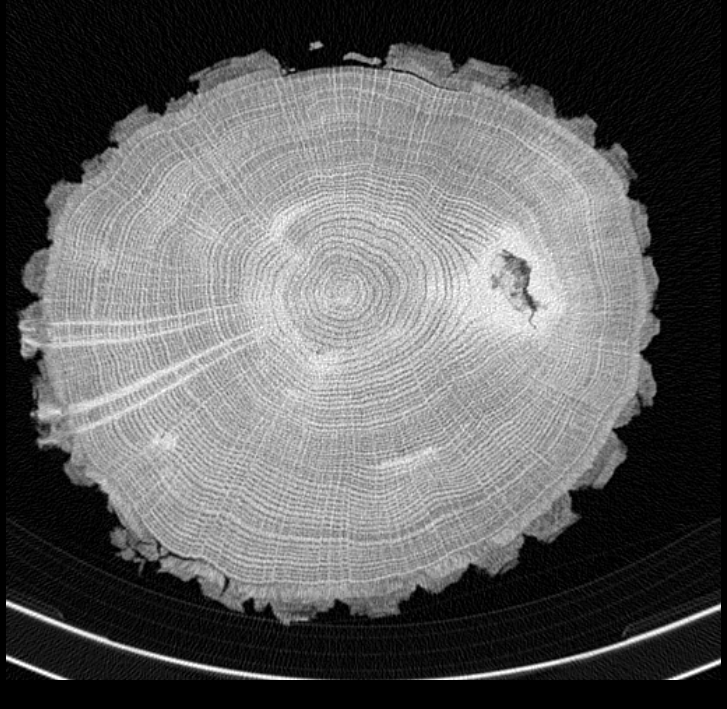
#> input picture images/challenge_bark_boundary.png, 727 x 709 px
$ python -i seg_common.py   (imports and definitions only)   (older library calls are emulated)
#> lines starting #> are read from the running program, lines starting #| are printed output that depends on the picture; after the words box and inside, x2 and y2 are one past the last pixel; in counts of white or black regions, pixels touching at a corner belong together
#> further down, picture is the input picture: shape (709, 727, 3); min 0, max 255, mean 95.2
import cv2
import numpy as np
import improutils as iu


def to_binary(mask):
    return np.where(mask > 0, 255, 0).astype(np.uint8)


# [4 lines left out: function apply_clahe, not called in this run]

def kmeans_brightness_labels(image, k=4, attempts=3, seed=42):
    """Run deterministic K-means and return labels sorted by cluster brightness.

    Label meaning for ``k=4`` after sorting:
    0 darkest, 1 second darkest, 2 second brightest, 3 brightest.
    """
    pixels = image.reshape((-1, 3)).astype(np.float32)
    criteria = (cv2.TERM_CRITERIA_EPS + cv2.TERM_CRITERIA_MAX_ITER, 10, 1.0)

    cv2.setRNGSeed(int(seed))
    _, labels, centers = cv2.kmeans(
        pixels,
        int(k),
        None,
        criteria,
        int(attempts),
        cv2.KMEANS_PP_CENTERS,
    )

    brightness = np.sum(centers, axis=1)
    sort_indices = np.argsort(brightness)
    sorted_centers = centers[sort_indices]

    rank_map = np.zeros(int(k), dtype=np.int32)
    for new_id, old_id in enumerate(sort_indices):
        rank_map[old_id] = new_id

    sorted_labels = rank_map[labels.flatten()].reshape(image.shape[:2])
    return sorted_labels, sorted_centers


def mask_from_cluster_ids(sorted_labels, cluster_ids, valid_mask=None):
    """Build a binary mask from selected sorted K-means cluster ids."""
    if np.isscalar(cluster_ids):
        cluster_ids = [int(cluster_ids)]
    else:
        cluster_ids = list(cluster_ids)
    mask = np.isin(sorted_labels, cluster_ids).astype(np.uint8) * 255

    if valid_mask is not None:
        valid_mask_bin = np.where(valid_mask > 0, 255, 0).astype(np.uint8)
        mask = cv2.bitwise_and(mask, valid_mask_bin)

    return mask


# [37 lines left out: function fourier_bandpass_filter, not called in this run]


def segment_using_superpixels_and_kmeans(
    img,
    k=4,
    attempts=1,
    seed=42,
    kmeans_labels=None,
    region_size=20,
    ruler=50.0,
):
#> called with k = 4, attempts = 1, seed = 42, region_size = 20, ruler = 50
    if kmeans_labels is None:
        kmeans_labels = [0]

    if img.ndim == 2:
        img = cv2.cvtColor(img, cv2.COLOR_GRAY2BGR)

    blurred = cv2.GaussianBlur(img, (9, 9), 0)
    slic = cv2.ximgproc.createSuperpixelSLIC(
        blurred,
        algorithm=cv2.ximgproc.SLIC,
        region_size=int(region_size),
        ruler=float(ruler),
    )
    slic.iterate(10)

    labels = slic.getLabels()
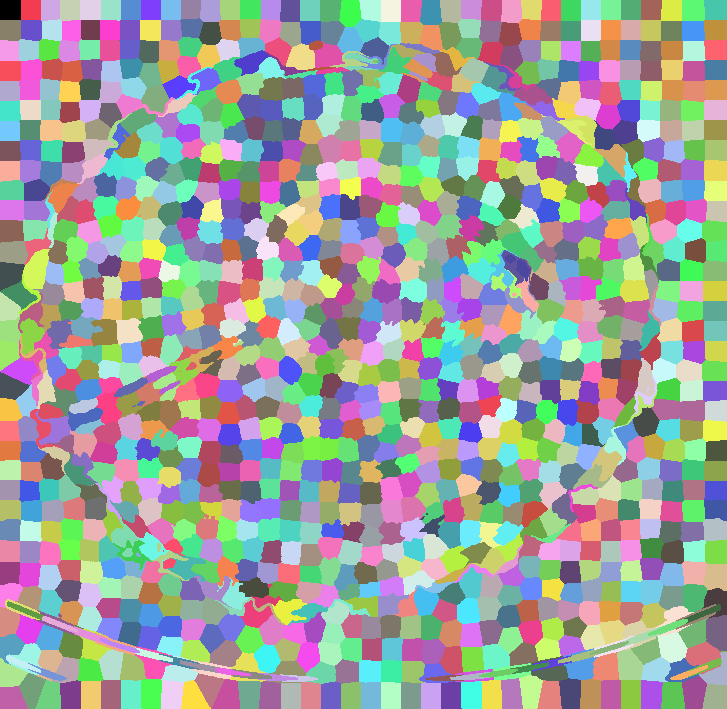
#> labels: shape (709, 727) int32; 1260 distinct labels, from 0 to 1259; one colour per label, 0 black
    n_sp = slic.getNumberOfSuperpixels()
#> n_sp = 1260

    # Vectorized per-superpixel mean (avoids a slow Python loop over each superpixel).
    flat_labels = labels.ravel()
    counts = np.bincount(flat_labels, minlength=n_sp).astype(np.float64)
#> counts = 1260 values, max 748 at index 469, min 111 at index 428, mean 409.1
    avg_img = np.zeros_like(img)
    for c in range(3):
        channel_sums = np.bincount(flat_labels, weights=img[:, :, c].ravel().astype(np.float64), minlength=n_sp)
        avg_img[:, :, c] = (channel_sums / np.maximum(counts, 1)).astype(np.uint8)[labels]
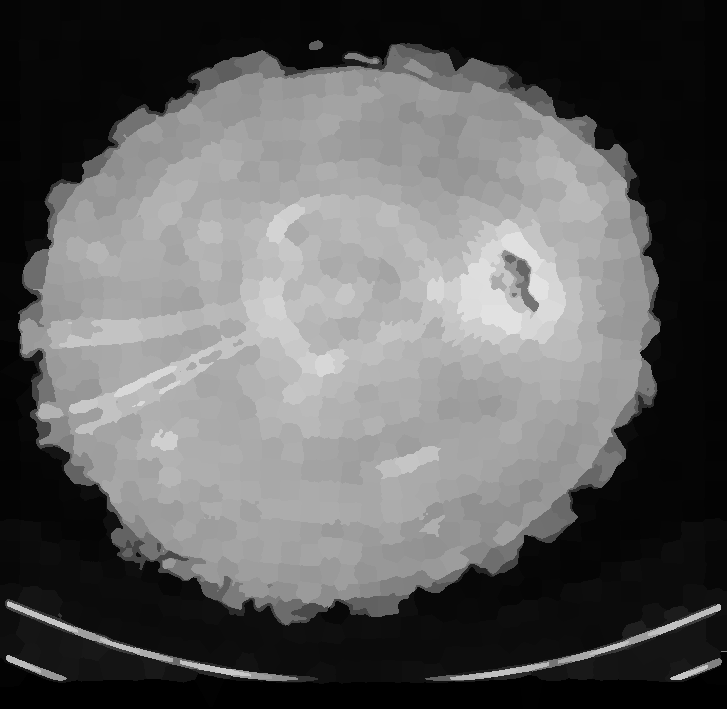
#> avg_img: shape (709, 727, 3); min 0, max 226, mean 94.7

    k_labels, _ = kmeans_brightness_labels(avg_img, k=k, attempts=attempts, seed=seed)
#> in kmeans_brightness_labels, `_, labels, centers = cv2.kmeans( pixels, int(k), None, criteria, int(a..`: centers = [[8.14, 8.14, 8.14], [189, 189, 189], [160.8, 160.8, 160.8], [104.2, 104.2, 104.2]]
#> in kmeans_brightness_labels, `brightness = np.sum(centers, axis=1)`: brightness = [24.41, 567.1, 482.5, 312.7]
#> in kmeans_brightness_labels, `sort_indices = np.argsort(brightness)`: sort_indices = [0, 3, 2, 1]
#> in kmeans_brightness_labels, `sorted_centers = centers[sort_indices]`: sorted_centers = [[8.14, 8.14, 8.14], [104.2, 104.2, 104.2], [160.8, 160.8, 160.8], [189, 189, 189]]
#> the loop in kmeans_brightness_labels, `for new_id, old_id in enumerate(sort_indices):` made 4 passes
#> old_id on passes 1 to 4: 0, 3, 2, 1
#> after the loop in kmeans_brightness_labels, `for new_id, old_id in enumerate(sort_indices):`: rank_map = [0, 3, 2, 1]
#> in kmeans_brightness_labels, `sorted_labels = rank_map[labels.flatten()].reshape(image.shape[:2])`:
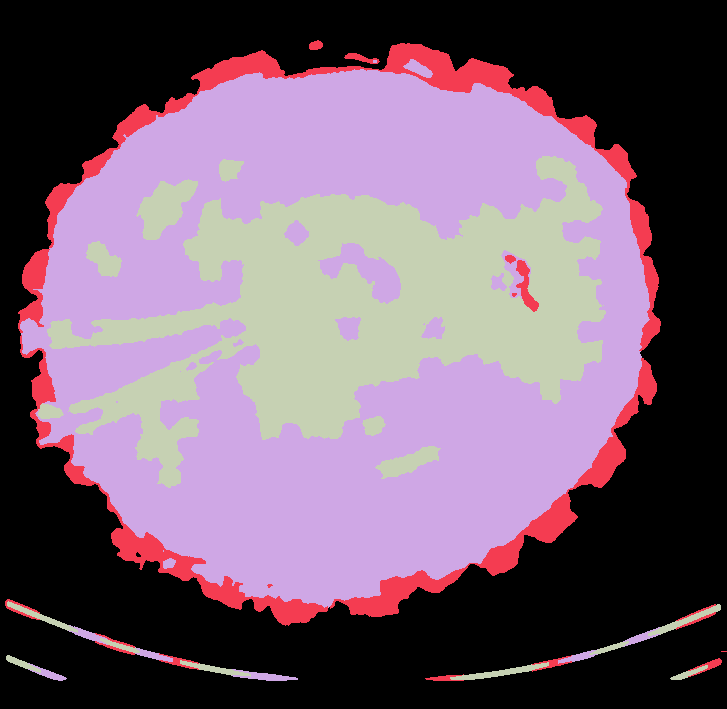
#> sorted_labels: shape (709, 727) int32; 4 distinct labels, from 0 to 3; one colour per label, 0 black

    bark_mask = mask_from_cluster_ids(k_labels, kmeans_labels)
#> in mask_from_cluster_ids, `mask = np.isin(sorted_labels, cluster_ids).astype(np.uint8) * 255`:
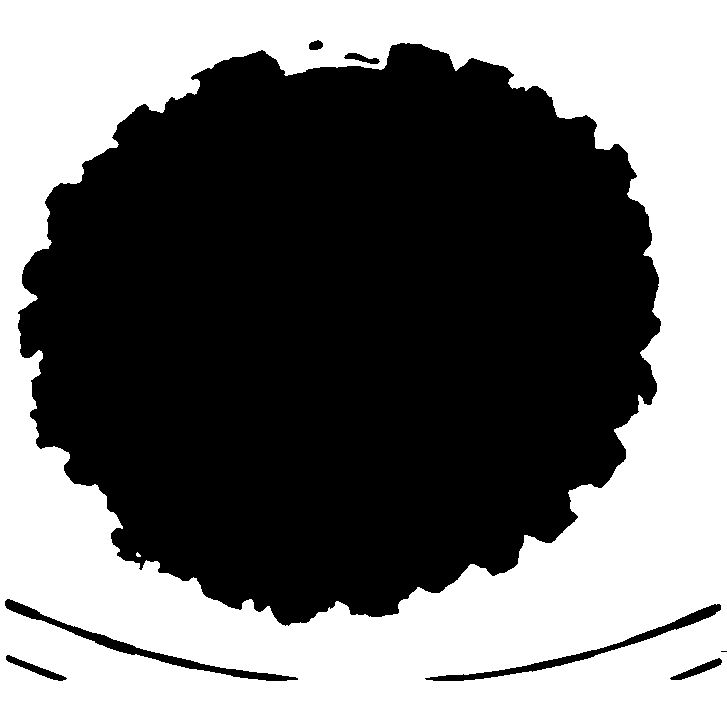
#> mask: shape (709, 727); 44.2% white; 2 white regions (1 under 20 px), largest, box (x1, y1, x2, y2) and area: (0, 0, 727, 709) 227680

    return bark_mask

# [7 lines left out: function has_outliers, not called in this run]

>>> import cv2
>>> picture = cv2.imread('../../../images/challenge_bark_boundary.png')
>>> result = segment_using_superpixels_and_kmeans(picture)

$ run again, on images/challenge_crack_rot.png
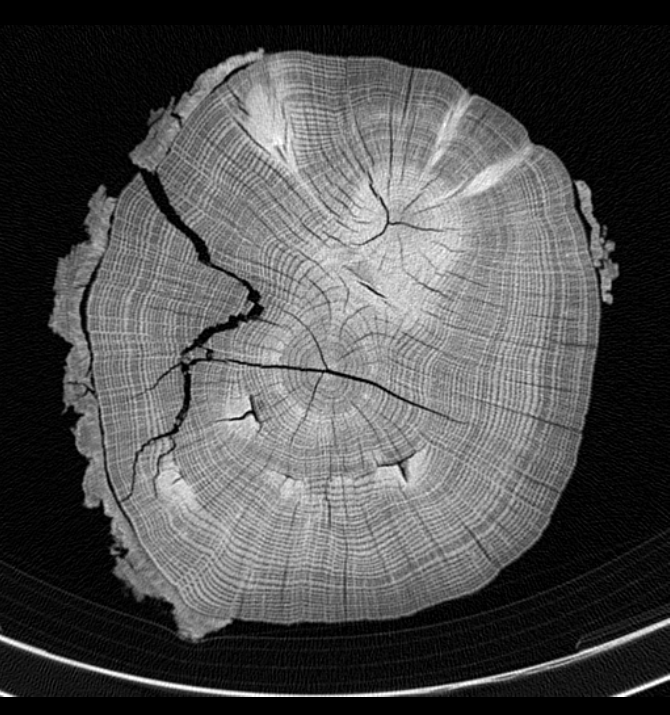
#> input picture images/challenge_crack_rot.png, 670 x 715 px
#> picture is the input picture: shape (715, 670, 3); min 0, max 255, mean 77.9
#> in segment_using_superpixels_and_kmeans, `labels = slic.getLabels()`:
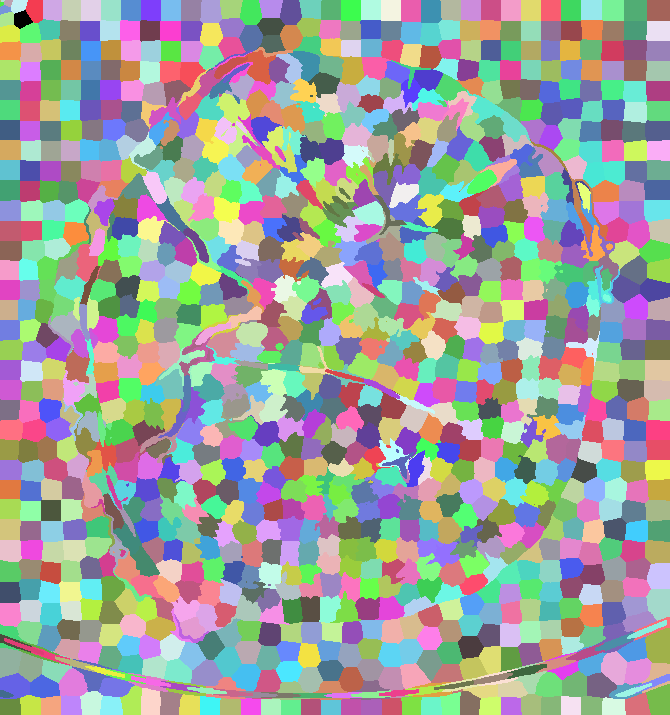
#> labels: shape (715, 670) int32; 1195 distinct labels, from 0 to 1194; one colour per label, 0 black
#> n_sp = 1224
#> counts = 1224 values, max 732 at index 1088, min 0 at index 1195, mean 391.4
#> centers = [[7.57, 7.57, 7.57], [141.4, 141.4, 141.4], [106.1, 106.1, 106.1], [182.9, 182.9, 182.9]]
#> brightness = [22.71, 424.3, 318.2, 548.6]
#> sort_indices = [0, 2, 1, 3]
#> sorted_centers = [[7.57, 7.57, 7.57], [106.1, 106.1, 106.1], [141.4, 141.4, 141.4], [182.9, 182.9, 182.9]]
#> the loop in kmeans_brightness_labels, `for new_id, old_id in enumerate(sort_indices):` made 4 passes
#> old_id on passes 1 to 4: 0, 2, 1, 3
#> after the loop in kmeans_brightness_labels, `for new_id, old_id in enumerate(sort_indices):`: rank_map = [0, 2, 1, 3]
#> sorted_labels: shape (715, 670) int32; 4 distinct labels, from 0 to 3
#> in mask_from_cluster_ids, `mask = np.isin(sorted_labels, cluster_ids).astype(np.uint8) * 255`:
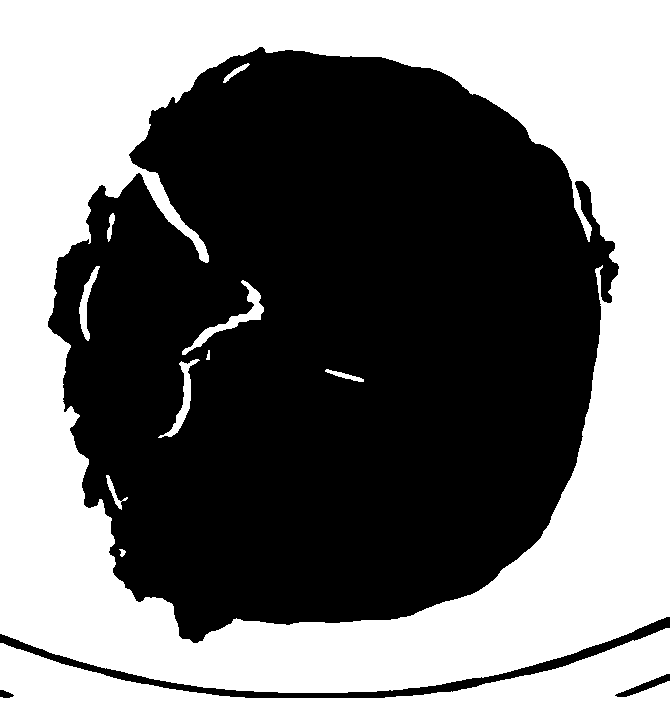
#> mask: shape (715, 670); 46.5% white; 11 white regions, largest, box (x1, y1, x2, y2) and area: (0, 0, 670, 693) 195900, (0, 628, 670, 715) 24091, (182, 280, 264, 355) 970

$ run again, on images/challenge_knot_rot_boundary.png
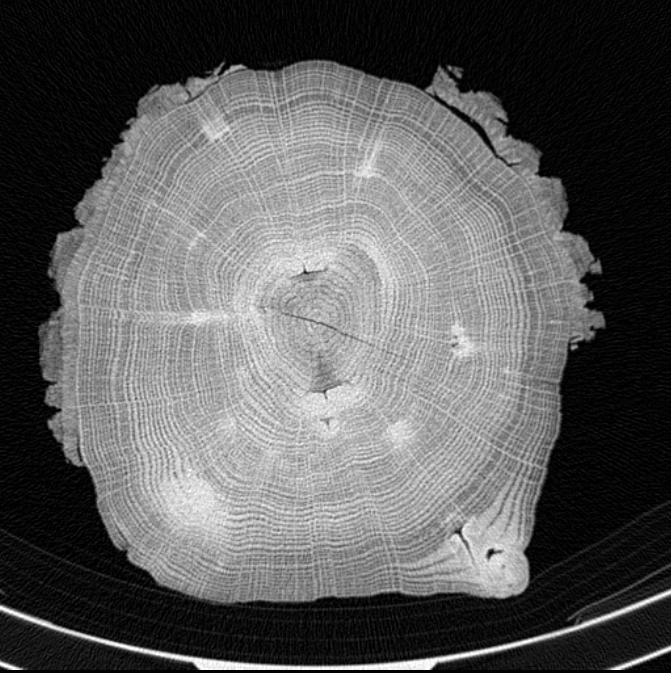
#> input picture images/challenge_knot_rot_boundary.png, 671 x 673 px
#> picture is the input picture: shape (673, 671, 3); min 0, max 255, mean 91.7
#> in segment_using_superpixels_and_kmeans, `labels = slic.getLabels()`:
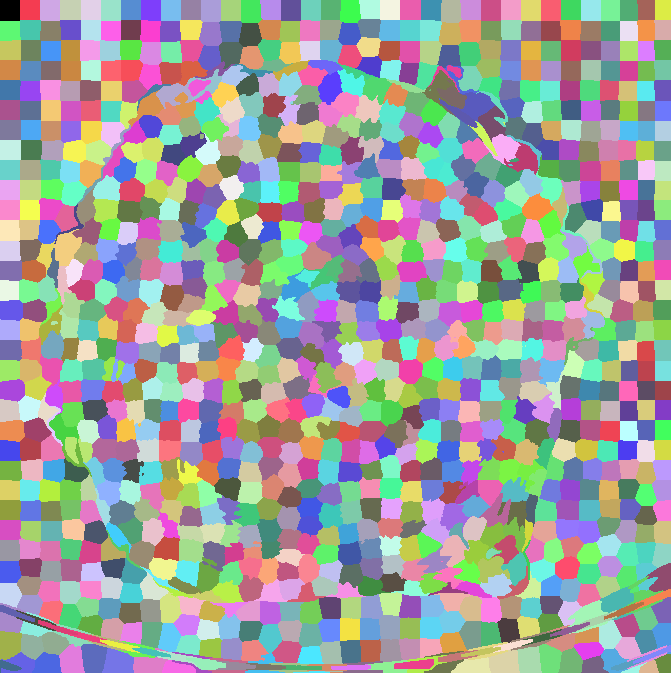
#> labels: shape (673, 671) int32; 1156 distinct labels, from 0 to 1155; one colour per label, 0 black
#> n_sp = 1156
#> counts = 1156 values, max 661 at index 411, min 87 at index 942, mean 390.6
#> centers = [[8.73, 8.73, 8.73], [162.7, 162.7, 162.7], [189.3, 189.3, 189.3], [128.4, 128.4, 128.4]]
#> brightness = [26.2, 488.1, 568, 385.2]
#> sort_indices = [0, 3, 1, 2]
#> sorted_centers = [[8.73, 8.73, 8.73], [128.4, 128.4, 128.4], [162.7, 162.7, 162.7], [189.3, 189.3, 189.3]]
#> the loop in kmeans_brightness_labels, `for new_id, old_id in enumerate(sort_indices):` made 4 passes
#> old_id on passes 1 to 4: 0, 3, 1, 2
#> after the loop in kmeans_brightness_labels, `for new_id, old_id in enumerate(sort_indices):`: rank_map = [0, 2, 3, 1]
#> sorted_labels: shape (673, 671) int32; 4 distinct labels, from 0 to 3
#> in mask_from_cluster_ids, `mask = np.isin(sorted_labels, cluster_ids).astype(np.uint8) * 255`:
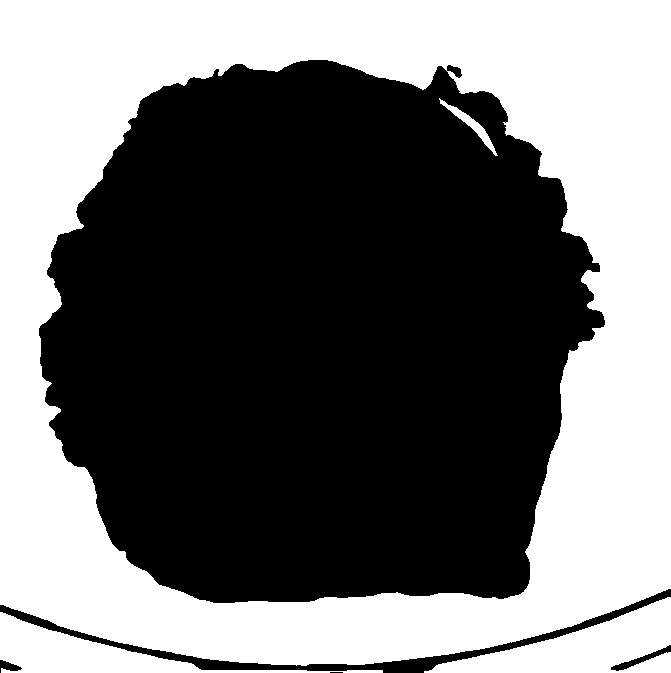
#> mask: shape (673, 671); 45.1% white; 4 white regions, box (x1, y1, x2, y2) and area: (0, 0, 671, 666) 188061, (424, 597, 671, 673) 8572, (0, 612, 383, 673) 6553, (439, 98, 498, 156) 523

$ run again, on images/challenge_thin_crack.png
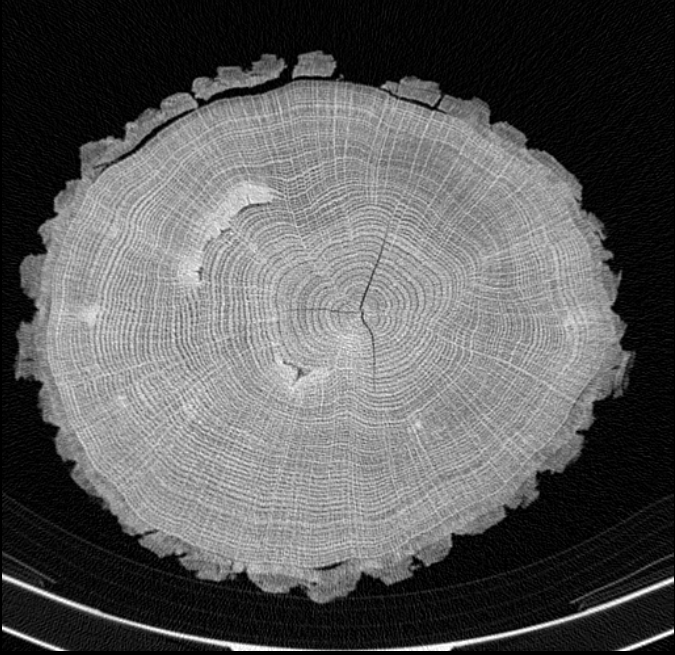
#> input picture images/challenge_thin_crack.png, 675 x 655 px
#> picture is the input picture: shape (655, 675, 3); min 0, max 255, mean 90.3
#> in segment_using_superpixels_and_kmeans, `labels = slic.getLabels()`:
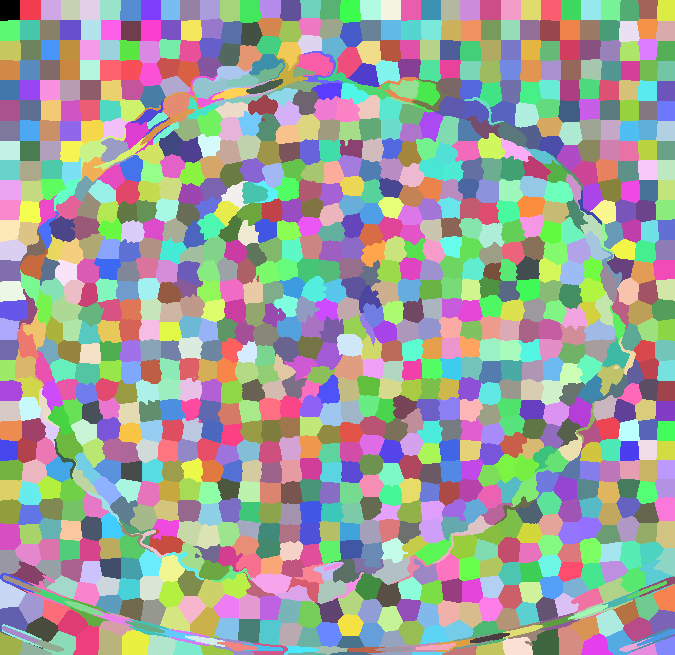
#> labels: shape (655, 675) int32; 1122 distinct labels, from 0 to 1121; one colour per label, 0 black
#> n_sp = 1122
#> counts = 1122 values, max 620 at index 971, min 110 at index 300, mean 394.1
#> centers = [[147.6, 147.6, 147.6], [9.14, 9.14, 9.14], [165.6, 165.6, 165.6], [104.2, 104.2, 104.2]]
#> brightness = [442.8, 27.42, 496.7, 312.5]
#> sort_indices = [1, 3, 0, 2]
#> sorted_centers = [[9.14, 9.14, 9.14], [104.2, 104.2, 104.2], [147.6, 147.6, 147.6], [165.6, 165.6, 165.6]]
#> the loop in kmeans_brightness_labels, `for new_id, old_id in enumerate(sort_indices):` made 4 passes
#> old_id on passes 1 to 4: 1, 3, 0, 2
#> after the loop in kmeans_brightness_labels, `for new_id, old_id in enumerate(sort_indices):`: rank_map = [2, 0, 3, 1]
#> sorted_labels: shape (655, 675) int32; 4 distinct labels, from 0 to 3
#> in mask_from_cluster_ids, `mask = np.isin(sorted_labels, cluster_ids).astype(np.uint8) * 255`:
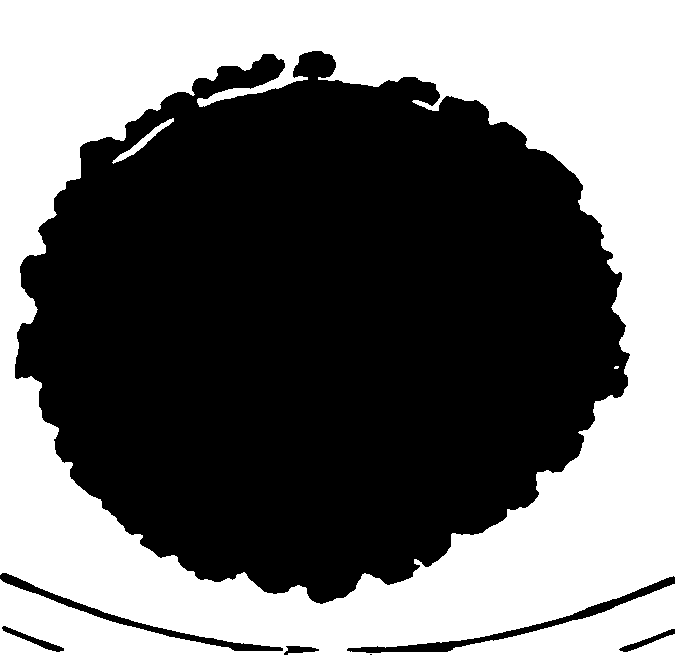
#> mask: shape (655, 675); 43.8% white; 3 white regions (1 under 20 px), largest, box (x1, y1, x2, y2) and area: (0, 0, 675, 655) 193034, (112, 118, 174, 164) 424
